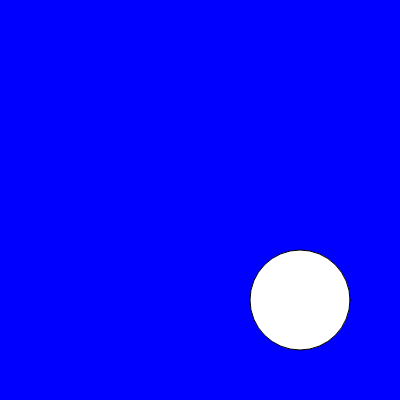
Frame 1 (no input)
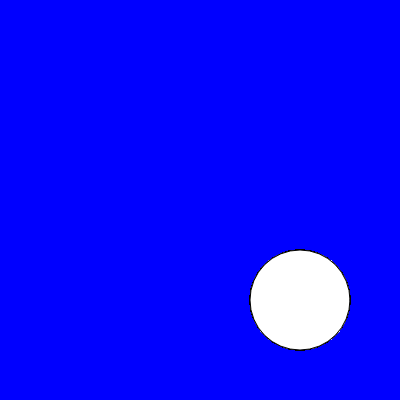
Frame 60 (no input)
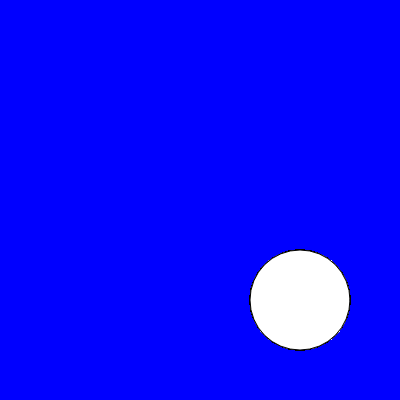
Frame 120 (the mouse pressed at the canvas centre since frame 60)

The p5.js sketch that drew these frames (run headless with seeded random() and noise() and a simulated clock; from frame 60 on, the mouse is pressed at the canvas centre):

// p5.js sketch
// ── sketch.js
function setup() {
  createCanvas(400,400);
  background(0,0,255)
}
function draw() {
  circle(300,300,100);
}
